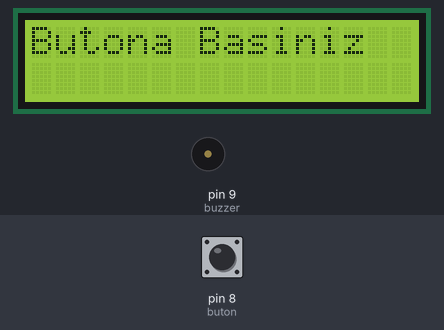
Simulated run of this sketch. Board: Arduino Uno, built with avr-gcc and run on an emulated ATmega328P. Parts: 16×2 character LCD, buzzer (waves = sounding). Inputs (shaded band) come from the test bench; at power-on: pin 8 (buton) LOW.

Above: at 1.2 s.
1.3 s: pin 8 (buton) pulled HIGH for 0.15 s
At 2.2 s:
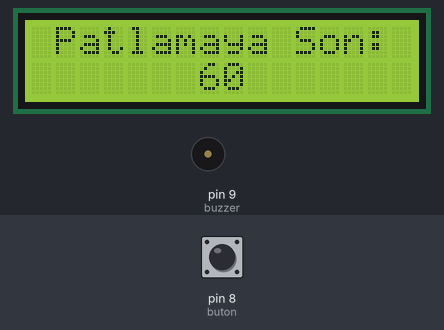
At 2.7 s:
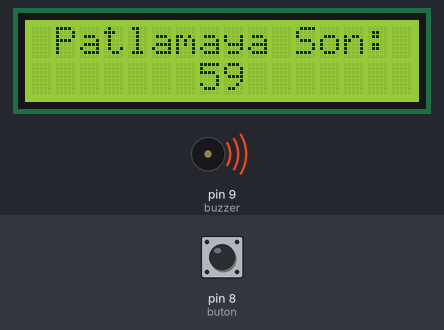
Timing chart, 0 to 10.3 s (numbered marks = the images above; inputs shaded):
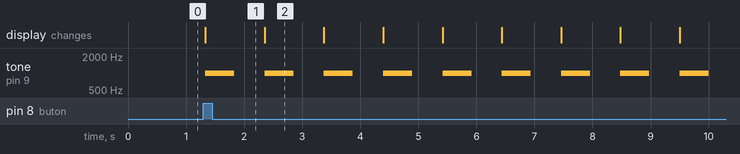

Measured:
- after the input at 1.3 s, tone on pin 9 (buzzer): alternates 1000 Hz for 0.50 s and silent for 0.52 s, starting at once; the display: changes at once (image 1)

The sketch:

pkk_bomba_taslak.ino
```cpp
#include <Wire.h>
#include <LiquidCrystal_I2C.h>
int b;

#define buton 8
#define buzzer 9
LiquidCrystal_I2C lcd(0x27, 16, 2);
void setup() {
  // put your setup code here, to run once:
Serial.begin(9600);
pinMode(buton ,INPUT);

pinMode(buzzer, OUTPUT);
  lcd.begin();
}

void loop() {
int deger = digitalRead(buton);


 if(deger == HIGH){
  for(b=60; b>=0 ; b--){

    lcd.clear();
    lcd.setCursor(0, 0);
  lcd.backlight();
  lcd.print(" Patlamaya Son:");
  lcd.setCursor(7, 1);
  lcd.print(b);
  tone(buzzer, 1000);
    delay(500);
    noTone(buzzer);
    delay(500);
  }
 }
 else if(b == 1){
    lcd.clear();
  lcd.backlight();
  lcd.print("patladı");
  delay(2000);
 }
 else{
    lcd.clear();
    lcd.setCursor(0, 0);
  lcd.backlight();
  lcd.print("Butona Basiniz");
 }
}
```
